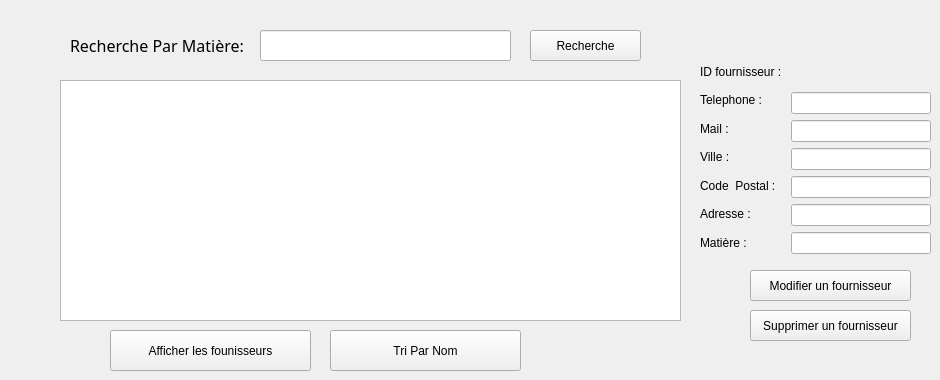
      <widget class="QWidget" name="page_18">
       <widget class="QLabel" name="label_42">
        <property name="geometry">
         <rect>
          <x>70</x>
          <y>30</y>
          <width>181</width>
          <height>31</height>
         </rect>
        </property>
        <property name="font">
         <font>
          <family>Sitka</family>
          <pointsize>12</pointsize>
         </font>
        </property>
        <property name="text">
         <string>Recherche Par Matière: </string>
        </property>
       </widget>
       <widget class="QLineEdit" name="Recher_matiere_fournisseur">
        <property name="geometry">
         <rect>
          <x>260</x>
          <y>30</y>
          <width>251</width>
          <height>31</height>
         </rect>
        </property>
        <property name="styleSheet">
         <string notr="true">backgroun-color:tan;</string>
        </property>
       </widget>
       <widget class="QPushButton" name="Rech_fournisseur">
        <property name="geometry">
         <rect>
          <x>530</x>
          <y>30</y>
          <width>111</width>
          <height>31</height>
         </rect>
        </property>
        <property name="styleSheet">
         <string notr="true">backgroun-color:tan;</string>
        </property>
        <property name="text">
         <string>Recherche</string>
        </property>
       </widget>
       <widget class="QTableView" name="affichage_fournisseur">
        <property name="geometry">
         <rect>
          <x>60</x>
          <y>80</y>
          <width>621</width>
          <height>241</height>
         </rect>
        </property>
       </widget>
       <widget class="QWidget" name="layoutWidget_4">
        <property name="geometry">
         <rect>
          <x>700</x>
          <y>60</y>
          <width>231</width>
          <height>194</height>
         </rect>
        </property>
        <layout class="QHBoxLayout" name="horizontalLayout_4">
         <item>
          <layout class="QVBoxLayout" name="verticalLayout_19">
           <item>
            <widget class="QLabel" name="label_35">
             <property name="text">
              <string>ID fournisseur : </string>
             </property>
            </widget>
           </item>
           <item>
            <widget class="QLabel" name="label_36">
             <property name="text">
              <string>Telephone : </string>
             </property>
            </widget>
           </item>
           <item>
            <widget class="QLabel" name="label_37">
             <property name="text">
              <string>Mail : </string>
             </property>
            </widget>
           </item>
           <item>
            <widget class="QLabel" name="label_38">
             <property name="text">
              <string>Ville : </string>
             </property>
            </widget>
           </item>
           <item>
            <widget class="QLabel" name="label_39">
             <property name="text">
              <string>Code  Postal :</string>
             </property>
            </widget>
           </item>
           <item>
            <widget class="QLabel" name="label_40">
             <property name="text">
              <string>Adresse : </string>
             </property>
            </widget>
           </item>
           <item>
            <widget class="QLabel" name="label_41">
             <property name="text">
              <string>Matière : </string>
             </property>
            </widget>
           </item>
          </layout>
         </item>
         <item>
          <layout class="QVBoxLayout" name="verticalLayout_20">
           <item>
            <widget class="QLabel" name="label_id_fournisseur">
             <property name="styleSheet">
              <string notr="true">backgroun-color:tan;</string>
             </property>
             <property name="text">
              <string/>
             </property>
            </widget>
           </item>
           <item>
            <widget class="QLineEdit" name="Tel_modif_four">
             <property name="styleSheet">
              <string notr="true">backgroun-color:tan;</string>
             </property>
            </widget>
           </item>
           <item>
            <widget class="QLineEdit" name="Mail_modif_four">
             <property name="styleSheet">
              <string notr="true">backgroun-color:tan;</string>
             </property>
            </widget>
           </item>
           <item>
            <widget class="QLineEdit" name="Ville_modif_four">
             <property name="styleSheet">
              <string notr="true">backgroun-color:tan;</string>
             </property>
            </widget>
           </item>
           <item>
            <widget class="QLineEdit" name="Code_modif_four">
             <property name="styleSheet">
              <string notr="true">backgroun-color:tan;</string>
             </property>
            </widget>
           </item>
           <item>
            <widget class="QLineEdit" name="Adresse_modif_four">
             <property name="styleSheet">
              <string notr="true">backgroun-color:tan;</string>
             </property>
            </widget>
           </item>
           <item>
            <widget class="QLineEdit" name="Matiere_modif_four">
             <property name="styleSheet">
              <string notr="true">backgroun-color:tan;</string>
             </property>
            </widget>
           </item>
          </layout>
         </item>
        </layout>
       </widget>
       <widget class="QPushButton" name="modifier_fournisseur">
        <property name="geometry">
         <rect>
          <x>750</x>
          <y>270</y>
          <width>161</width>
          <height>31</height>
         </rect>
        </property>
        <property name="styleSheet">
         <string notr="true">backgroun-color:tan;</string>
        </property>
        <property name="text">
         <string>Modifier un fournisseur</string>
        </property>
       </widget>
       <widget class="QPushButton" name="supprimer_fournisseur">
        <property name="geometry">
         <rect>
          <x>750</x>
          <y>310</y>
          <width>161</width>
          <height>31</height>
         </rect>
        </property>
        <property name="styleSheet">
         <string notr="true">backgroun-color:red;</string>
        </property>
        <property name="text">
         <string>Supprimer un fournisseur</string>
        </property>
       </widget>
       <widget class="QPushButton" name="Tri_Nom_fournisseur">
        <property name="geometry">
         <rect>
          <x>330</x>
          <y>330</y>
          <width>191</width>
          <height>41</height>
         </rect>
        </property>
        <property name="styleSheet">
         <string notr="true">backgroun-color:tan;</string>
        </property>
        <property name="text">
         <string>Tri Par Nom</string>
        </property>
       </widget>
       <widget class="QPushButton" name="afficher_fournisseur">
        <property name="geometry">
         <rect>
          <x>110</x>
          <y>330</y>
          <width>201</width>
          <height>41</height>
         </rect>
        </property>
        <property name="styleSheet">
         <string notr="true">backgroun-color:tan;</string>
        </property>
        <property name="text">
         <string>Afficher les founisseurs</string>
        </property>
       </widget>
      </widget>
